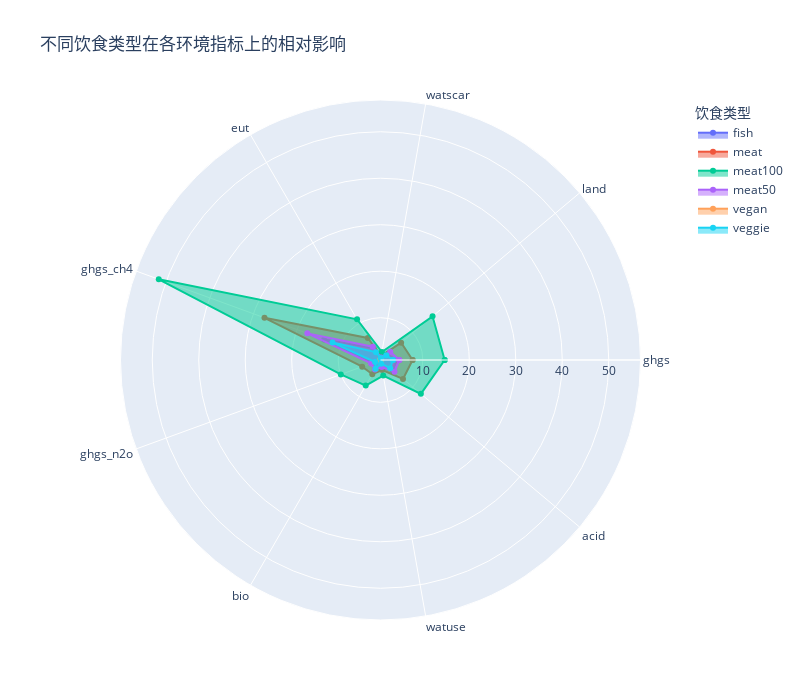

The notebook cell saved with this chart:
### Markdown cell above
### 不同饮食类型的环境影响分布

### Code cell
# 准备雷达图数据
radar_data = impact_df.copy()
relative_cols = [col for col in radar_data.columns if 'relative' in col]

# 创建雷达图
fig = go.Figure()

# 获取指标名称（简化显示）
indicators = [col.replace('_relative_impact', '') for col in relative_cols]

for i, diet in enumerate(radar_data['diet_group']):
    values = [radar_data.loc[i, f'{ind}_relative_impact'] for ind in indicators]
    # 添加第一个值以闭合图形
    values.append(values[0])
    
    fig.add_trace(go.Scatterpolar(
        r=values,
        theta=indicators + [indicators[0]],  # 闭合雷达图
        fill='toself',
        name=diet
    ))

fig.update_layout(
    polar=dict(
        radialaxis=dict(
            visible=True,
            range=[0.9, max(impact_df[relative_cols].max()) * 1.1]  # 设置一个合适的范围
        ),
        angularaxis=dict(
            tickfont=dict(size=12)
        )
    ),
    title="不同饮食类型在各环境指标上的相对影响",
    showlegend=True,
    legend=dict(
        title="饮食类型",
        font=dict(size=12)
    ),
    height=700,
    width=800
)

fig.write_html("diet_environmental_radar.html")
fig.show()

### Figure 1 — Plotly figure (JSON) as saved in the notebook; plotly's stock layout.template omitted (floating-point values rounded to 4 significant figures)
{"data": [{"fill": "toself", "name": "fish", "r": [4.434, 2.761, 1.617, 3.85, 13.78, 2.588, 3.239, 2.65, 4.343, 4.434], "theta": ["ghgs", "land", "watscar", "eut", "ghgs_ch4", "ghgs_n2o", "bio", "watuse", "acid", "ghgs"], "type": "scatterpolar"}, {"fill": "toself", "name": "meat", "r": [7.805, 6.693, 1.799, 6.388, 27.46, 5.094, 4.421, 3.111, 7.224, 7.805], "theta": ["ghgs", "land", "watscar", "eut", "ghgs_ch4", "ghgs_n2o", "bio", "watuse", "acid", "ghgs"], "type": "scatterpolar"}, {"fill": "toself", "name": "meat100", "r": [14.7, 15.51, 2.65, 10.99, 51.66, 9.987, 7.257, 4.305, 12.24, 14.7], "theta": ["ghgs", "land", "watscar", "eut", "ghgs_ch4", "ghgs_n2o", "bio", "watuse", "acid", "ghgs"], "type": "scatterpolar"}, {"fill": "toself", "name": "meat50", "r": [4.952, 3.635, 1.43, 4.204, 17.65, 3.057, 3.27, 2.437, 4.832, 4.952], "theta": ["ghgs", "land", "watscar", "eut", "ghgs_ch4", "ghgs_n2o", "bio", "watuse", "acid", "ghgs"], "type": "scatterpolar"}, {"fill": "toself", "name": "vegan", "r": [1, 1, 1, 1, 1, 1, 1, 1, 1, 1], "theta": ["ghgs", "land", "watscar", "eut", "ghgs_ch4", "ghgs_n2o", "bio", "watuse", "acid", "ghgs"], "type": "scatterpolar"}, {"fill": "toself", "name": "veggie", "r": [3.571, 2.528, 1.327, 2.854, 11.88, 2.15, 3.054, 1.706, 3.636, 3.571], "theta": ["ghgs", "land", "watscar", "eut", "ghgs_ch4", "ghgs_n2o", "bio", "watuse", "acid", "ghgs"], "type": "scatterpolar"}], "layout": {"height": 700, "legend": {"font": {"size": 12}, "title": {"text": "饮食类型"}}, "polar": {"angularaxis": {"tickfont": {"size": 12}}, "radialaxis": {"range": [0.9, 56.83], "visible": true}}, "showlegend": true, "title": {"text": "不同饮食类型在各环境指标上的相对影响"}, "width": 800}}
